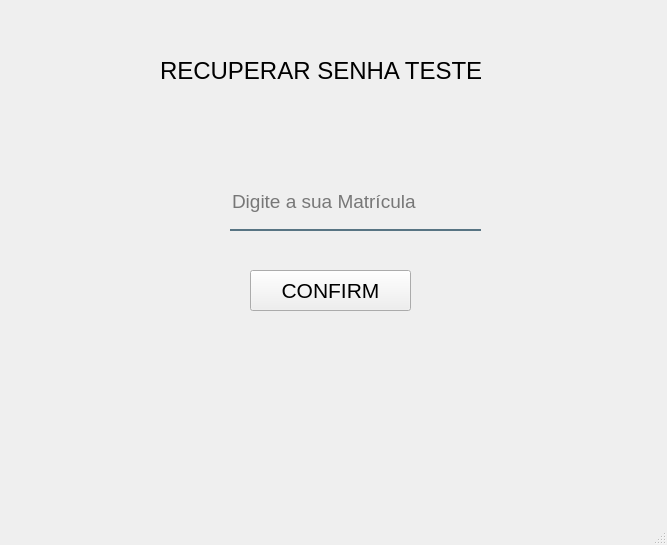
<?xml version="1.0" encoding="UTF-8"?>
<ui version="4.0">
 <class>MainWindow</class>
 <widget class="QMainWindow" name="MainWindow">
  <property name="geometry">
   <rect>
    <x>0</x>
    <y>0</y>
    <width>667</width>
    <height>545</height>
   </rect>
  </property>
  <property name="minimumSize">
   <size>
    <width>331</width>
    <height>545</height>
   </size>
  </property>
  <property name="windowTitle">
   <string>MainWindow</string>
  </property>
  <widget class="QWidget" name="centralwidget">
   <widget class="QLineEdit" name="user_mat_log">
    <property name="geometry">
     <rect>
      <x>230</x>
      <y>180</y>
      <width>251</width>
      <height>51</height>
     </rect>
    </property>
    <property name="font">
     <font>
      <pointsize>14</pointsize>
     </font>
    </property>
    <property name="styleSheet">
     <string notr="true">background-color: rgba(0, 0, 0,0);
border:none;
border-bottom:2px solid rgba(46,82,101,200);
padding-bottom: 7px;
</string>
    </property>
    <property name="placeholderText">
     <string>Digite a sua Matrícula</string>
    </property>
   </widget>
   <widget class="QLabel" name="icon_user">
    <property name="geometry">
     <rect>
      <x>180</x>
      <y>190</y>
      <width>41</width>
      <height>41</height>
     </rect>
    </property>
    <property name="text">
     <string/>
    </property>
    <property name="pixmap">
     <pixmap>Tela_login/user.png</pixmap>
    </property>
   </widget>
   <widget class="QLabel" name="LogIn">
    <property name="geometry">
     <rect>
      <x>160</x>
      <y>40</y>
      <width>371</width>
      <height>61</height>
     </rect>
    </property>
    <property name="font">
     <font>
      <pointsize>18</pointsize>
     </font>
    </property>
    <property name="text">
     <string>RECUPERAR SENHA TESTE</string>
    </property>
   </widget>
   <widget class="QPushButton" name="resetConfirm">
    <property name="geometry">
     <rect>
      <x>250</x>
      <y>270</y>
      <width>161</width>
      <height>41</height>
     </rect>
    </property>
    <property name="font">
     <font>
      <family>Ubuntu</family>
      <pointsize>16</pointsize>
     </font>
    </property>
    <property name="styleSheet">
     <string notr="true">QPushButtom#loginButton{
	background-color: qlineargradient(spread:pad, x1:0, y1:0.505682, x2:1, y2:0.477, stop:0 rgba(11, 131, 230, 219), stop:1 rgba(85, 81, 84, 226));
	color:rgba(255,255,255,210);
	border-radius: 5px; 

}

QPushButtom#loginButton:hover{
	background-color: qlineargradient(spread:pad, x1:0, y1:0.505682, x2:1, y2:0.477, stop:0 rgba(150, 123, 111, 219), stop:1 rgba(85, 81, 84, 226));
}

QPushButtom#loginButton:pressed{
	padding-left:5px;	
	padding-top:5px;
	background-color:rgba(150, 123, 111, 255);
}</string>
    </property>
    <property name="text">
     <string>CONFIRM</string>
    </property>
   </widget>
  </widget>
  <widget class="QMenuBar" name="menubar">
   <property name="geometry">
    <rect>
     <x>0</x>
     <y>0</y>
     <width>667</width>
     <height>26</height>
    </rect>
   </property>
  </widget>
  <widget class="QStatusBar" name="statusbar"/>
 </widget>
 <resources/>
 <connections/>
</ui>
